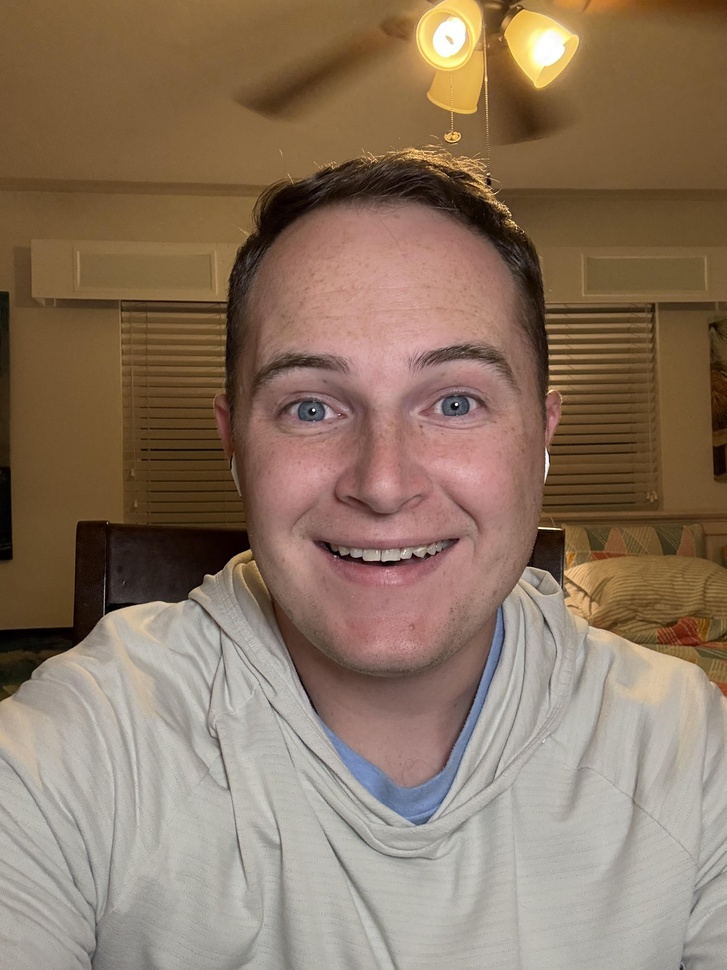
#> input picture Module3/image_of_alex.jpg, 727 x 970 px, shrunk from 2316 x 3088 before the run, found by its file name
$ python CSC515_Module3PortfolioMilestone_Option1_Reichart-Anderson_Alex.py
#> lines starting #> are read from the running program, lines starting #| are printed output that depends on the picture; after the words box and inside, x2 and y2 are one past the last pixel; in counts of white or black regions, pixels touching at a corner belong together
# Module 3 Portfolio Milestone 2
# Option 1: Drawing Functions in OpenCV

# Alexander Reichart-Anderson
# MS in AI and ML, Colorado State University Global
# CSC515-1: Foundations of Computer Vision
# Dr. Jack Li
# May 4, 2025

# ------------------------------
# To Install OpenCV: pip3 install opencv-python
# ------------------------------

# Requirement 0A: Import Appropriate Packages
import cv2
import os

# Requirement 0B: Load the pre-trained Haar cascade classifiers for face and eye detection
face_cascade = cv2.CascadeClassifier(cv2.data.haarcascades + 'haarcascade_frontalface_default.xml')
eye_cascade = cv2.CascadeClassifier(cv2.data.haarcascades + 'haarcascade_eye.xml')

# Requirement 1: Load Image of My Face
image_path = 'Module3/image_of_alex.jpg'  # Image Path from Module 3 (root) Folder
image = cv2.imread(image_path)
#> image is the input picture: shape (970, 727, 3); mean B, G, R 97.8, 117.5, 139.5

# Convert image to grayscale for detection
gray = cv2.cvtColor(image, cv2.COLOR_BGR2GRAY)
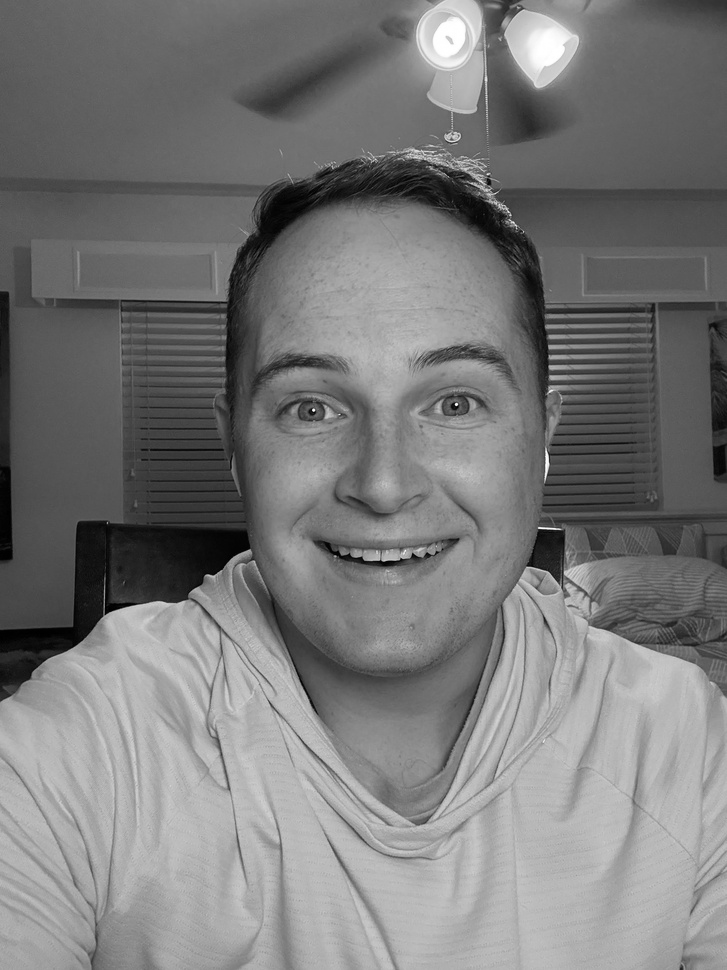
#> gray: shape (970, 727); min 0, max 255, mean 121.8

# Detect face in the image
face = face_cascade.detectMultiScale(gray, scaleFactor=1.1, minNeighbors=5, minSize=(30, 30))
#> face = [[201, 256, 370, 370]]

# Process each detected face
for (x, y, w, h) in face:
    # Calculate the center and radius for the circle around the face
    center = (x + w // 2, y + h // 2)
    radius = int(max(w, h) / 2)
    # Draw a green circle around the face (color in BGR format: (0, 255, 0))
    cv2.circle(image, center, radius, (0, 255, 0), 2)

    # Define the region of interest (ROI) for eyes within the face
    roi_gray = gray[y:y+h, x:x+w]
    roi_color = image[y:y+h, x:x+w]

    # Detect eyes within the face ROI
    eyes = eye_cascade.detectMultiScale(roi_gray, scaleFactor=1.1, minNeighbors=3)
    for (ex, ey, ew, eh) in eyes:
        # Draw a red rectangle around each eye (color in BGR format: (0, 0, 255))
        cv2.rectangle(roi_color, (ex, ey), (ex+ew, ey+eh), (0, 0, 255), 2)
#> this loop made 1 pass
#> (x, y, w, h, center, radius, eyes) on pass 1: (201, 256, 370, 370, (386, 441), 185, [[208, 107, 85, 85], [62, 114, 84, 84]])
#> pass 1, `roi_gray = gray[y:y+h, x:x+w]`:
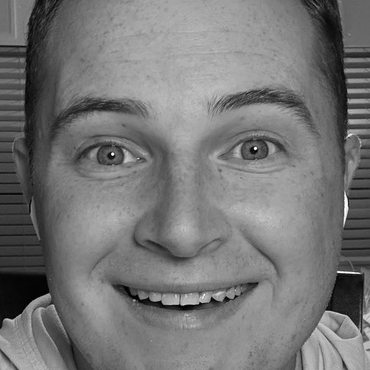
#> roi_gray: shape (370, 370); min 2, max 255, mean 117.7
#> pass 1, `roi_color = image[y:y+h, x:x+w]`:
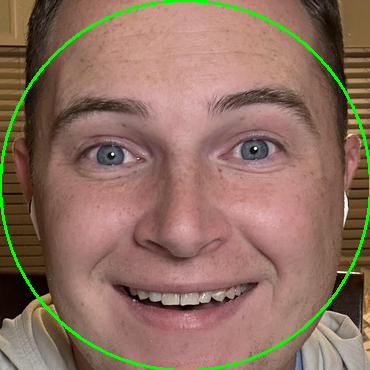
#> roi_color: shape (370, 370, 3); mean B, G, R 95.6, 112, 141.5
#> after the loop:
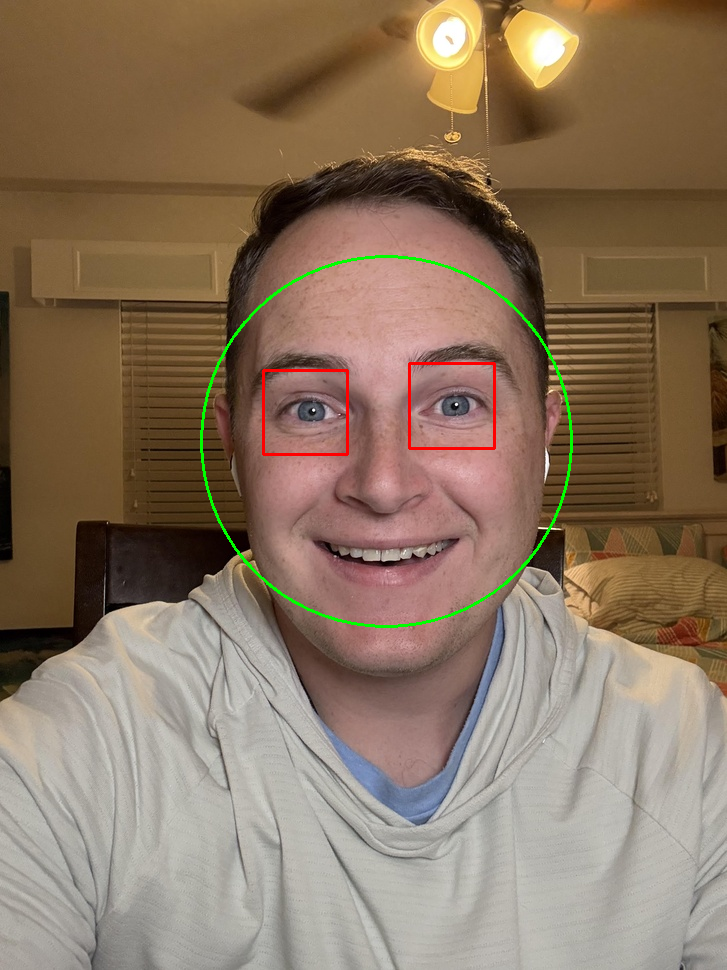
#> image: shape (970, 727, 3); 0.78% of pixels changed, all inside (x1, y1, x2, y2) = (200, 255, 573, 628)
#> after the loop:
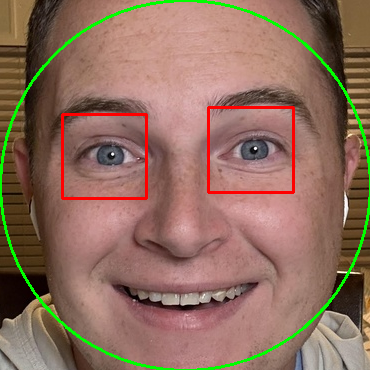
#> roi_color: shape (370, 370, 3); 1.48% of pixels changed, all inside (x1, y1, x2, y2) = (61, 106, 295, 200)

# Add text "this is me" to the image
cv2.putText(image, "this is me", (10, 30), cv2.FONT_HERSHEY_SIMPLEX, 1, (255, 255, 255), 2)
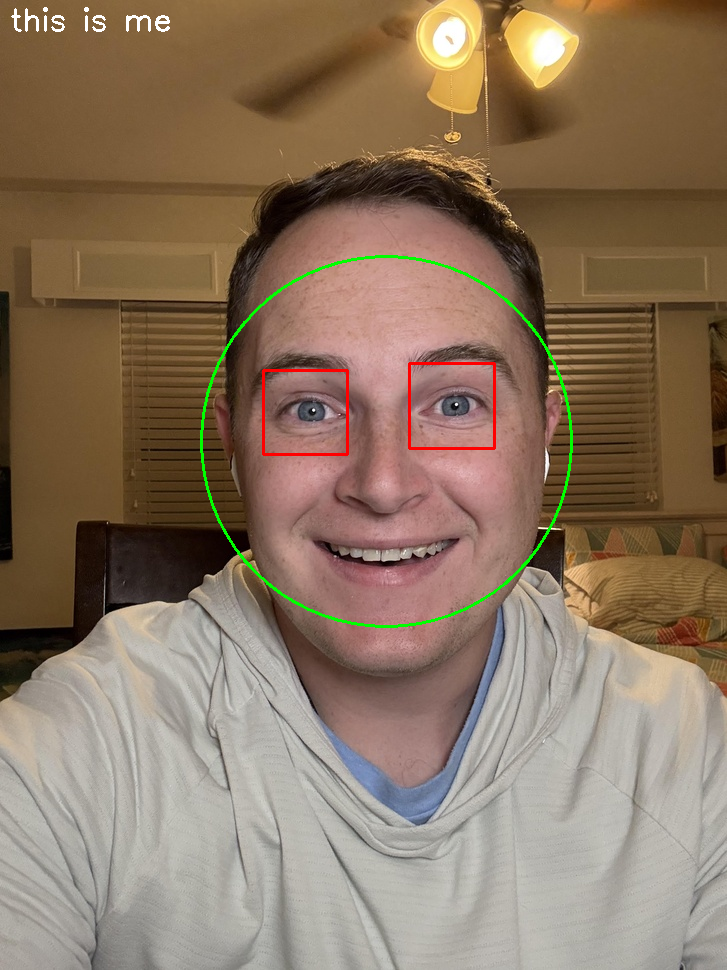
#> image: shape (970, 727, 3); 0.13% of pixels changed, all inside (x1, y1, x2, y2) = (11, 7, 170, 32)

# Display the annotated image
cv2.imshow('Annotated Image', image)
cv2.waitKey(0)  # Wait for any key press to close the window

# Requirement 3: Write Python code to write a copy of the image to any directory on your desktop.
output_dir = './Module3/image_output'
os.makedirs(output_dir, exist_ok=True)
output_path = os.path.join(output_dir, 'drawn_on_image.jpg')
cv2.imwrite(output_path, image)
print(f"Image successfully saved to: {output_path}")

# Close all windows
cv2.destroyAllWindows()
